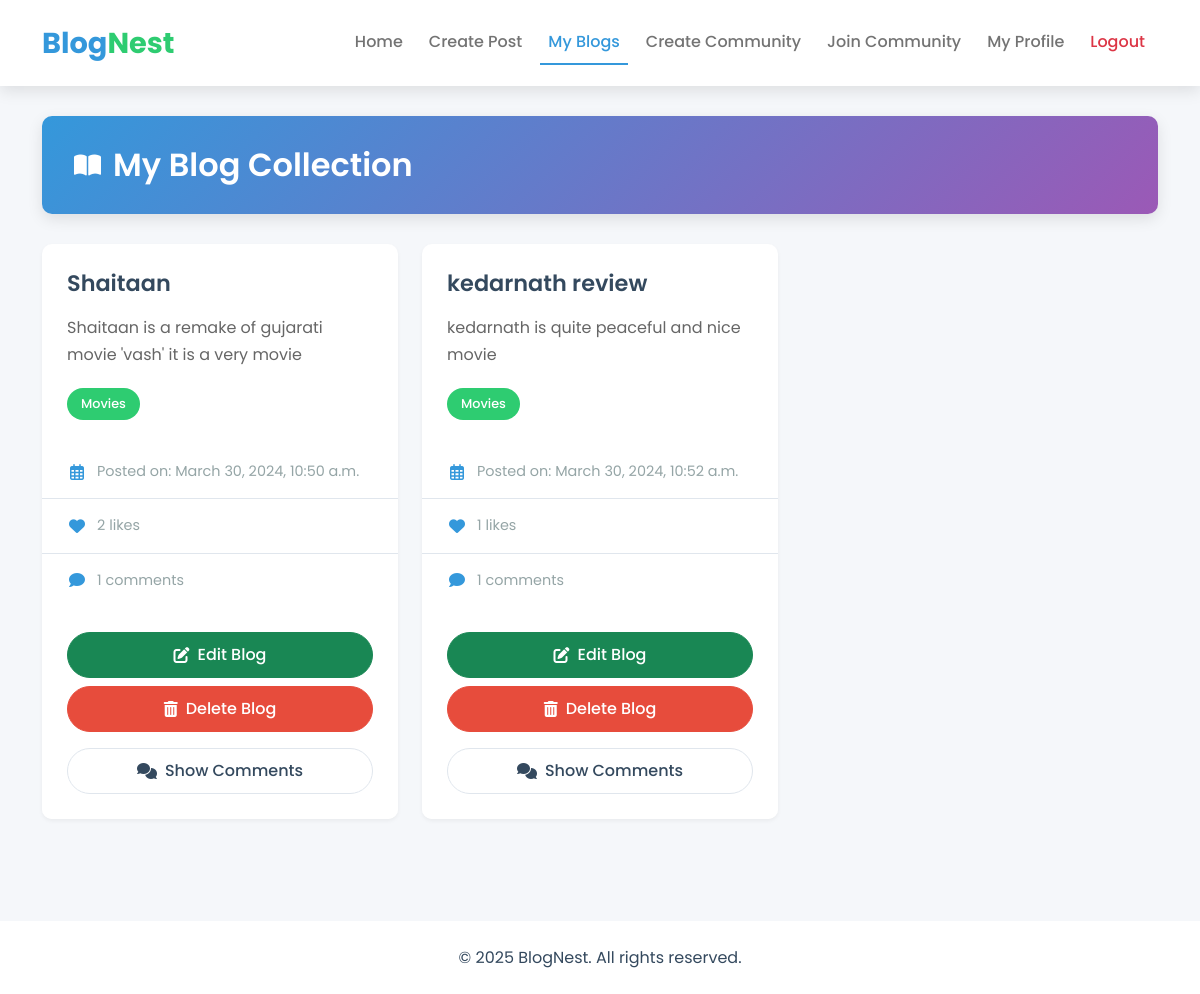
Before: /myallblogs/ (signed in) with the older database file.
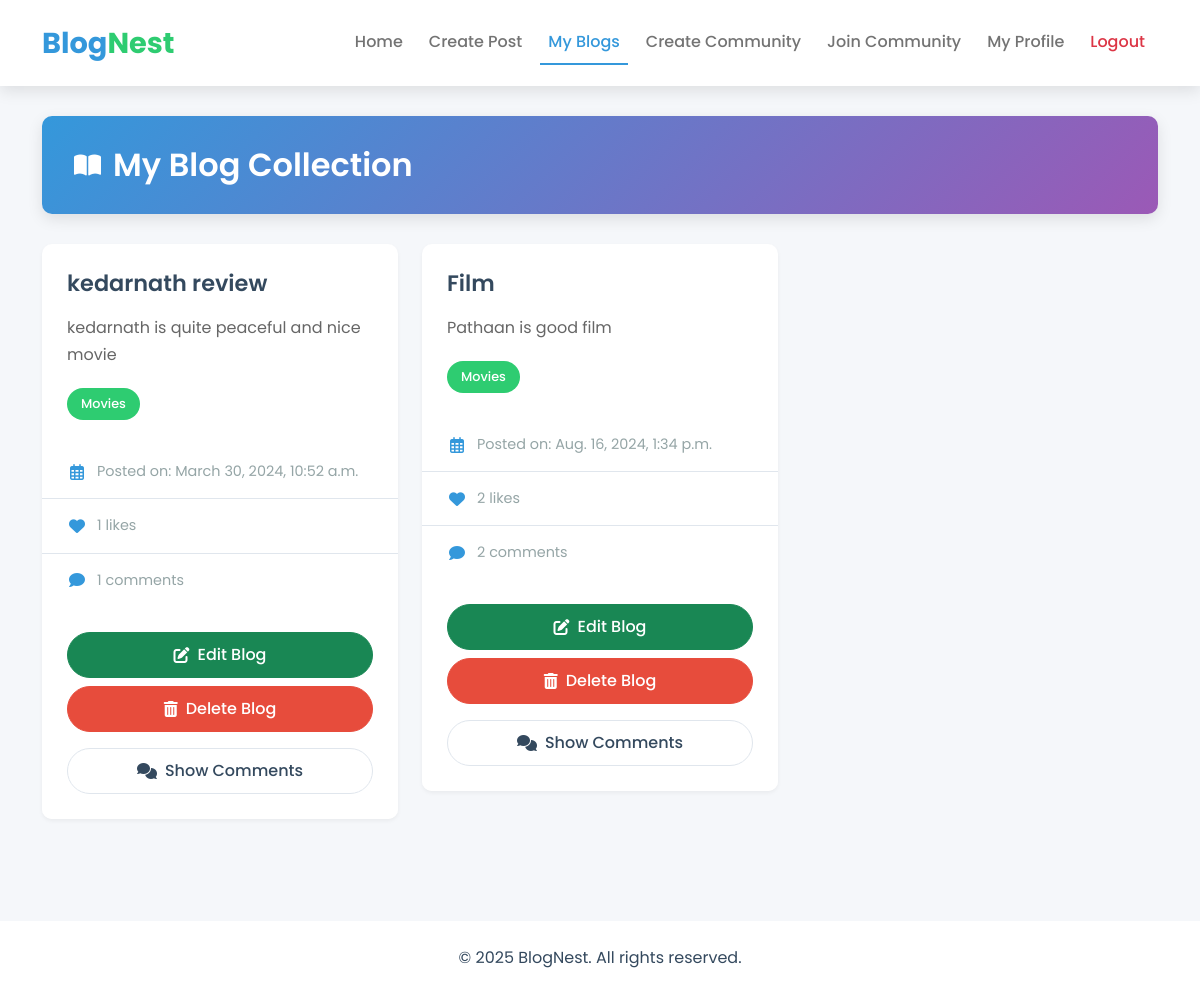
After: the same page with the newer database file.
### Blog/models.py (models this page shows)
class BlogPost(models.Model):
  BlogId = models.IntegerField(primary_key = True)
  Title = models.CharField(max_length=50)
  BlogData = models.CharField(max_length=5000, null =False , default ='')
  DatePosted = models.DateTimeField()
  Likes = models.IntegerField()
  Comments = models.IntegerField()
  UserID = models.ForeignKey(User, null=True, on_delete=models.CASCADE)
  CategoryId = models.ForeignKey(Category, null=True, on_delete=models.CASCADE)

class Category(models.Model):
  CategoryId = models.IntegerField(primary_key = True)
  CategoryName = models.CharField(max_length=50)
  Description = models.CharField(max_length=500)

### Blog/views.py (the view)
# urls.py: path('myallblogs/', myallblogs, name='myallblogs'),
def myallblogs(request):
  blogs=BlogPost.objects.all()
  user=User.objects.get(username=request.session.get('username'))
  my_blogs = BlogPost.objects.filter(UserID=user)
  my_blogs_with_like_count = my_blogs.annotate(likes_count=Count('like'))
  return render(request,'Myblogs.html',{'my_blogs' :my_blogs_with_like_count})

### templates/Myblogs.html (shortened to what this page needs)
{% load static %}
<!DOCTYPE html>
<html lang="en">
<head>
    <link href="https://cdn.jsdelivr.net/npm/bootstrap@5.0.2/dist/css/bootstrap.min.css" rel="stylesheet">
    <link href="https://cdnjs.cloudflare.com/ajax/libs/font-awesome/6.0.0-beta3/css/all.min.css" rel="stylesheet">
    <link href="{% static 'css/home.css' %}" rel="stylesheet">
</head>
<body>
  <nav class="navbar navbar-expand-lg navbar-light">
    <div class="container">
      <a class="navbar-brand" href="#">Blog<span>Nest</span></a>
      <div class="collapse navbar-collapse" id="navbarSupportedContent">
        <ul class="navbar-nav ms-auto mb-2 mb-lg-0">
          <li class="nav-item">
            <a class="nav-link" href="/home">Home</a>
          </li>
          <li class="nav-item">
            <a class="nav-link" href="/create">Create Post</a>
          </li>
          <li class="nav-item">
            <a class="nav-link active" aria-current="page" href="/myallblogs">My Blogs</a>
          </li>
          <li class="nav-item">
            <a class="nav-link" href="/create_community">Create Community</a>
          </li>
          <li class="nav-item">
            <a class="nav-link" href="/join_community">Join Community</a>
          </li>
          <li class="nav-item">
            <a class="nav-link" href="{% url 'user_profile' %}">My Profile</a>
          </li>
          <li class="nav-item">
            <a class="nav-link text-danger" href="{% url 'logout' %}">Logout</a>
          </li>
        </ul>
      </div>
    </div>
  </nav>
  <div class="container">
    <div class="welcome-banner">
      <div class="container">
        <h2><i class="fas fa-book-open"></i> My Blog Collection</h2>
      </div>
    </div>
    <div class="row">
      {% for blog in my_blogs %}
      <div class="col-lg-4 col-md-6 mb-4">
        <div class="card blog-card">
          <div class="card-body">
            <h5 class="card-title">{{ blog.Title }}</h5>
            <p class="card-text">{{ blog.BlogData }}</p>
            <span class="blog-category">{{ blog.CategoryId.CategoryName }}</span>
          </div>
          <ul class="list-group list-group-flush">
            <li class="list-group-item blog-meta-item">
              <i class="far fa-calendar-alt"></i>
              <span>Posted on: {{ blog.DatePosted }}</span>
            </li>
            <li class="list-group-item blog-meta-item">
              <i class="fas fa-heart"></i>
              <span>{{ blog.likes_count }} likes</span>
            </li>
            <li class="list-group-item blog-meta-item">
              <i class="fas fa-comment"></i>
              <span>{{ blog.Comments }} comments</span>
            </li>
          </ul>
          <div class="card-footer">
            <div class="d-grid gap-2 mb-3">
              <a href="{% url 'update_blog' blog.pk %}" class="btn btn-success">
                <i class="fas fa-edit"></i> Edit Blog
              </a>
              <a href="{% url 'delete_blog' blog.pk %}" class="btn btn-danger">
                <i class="fas fa-trash-alt"></i> Delete Blog
              </a>
            </div>
            <button class="btn btn-outline-secondary w-100" type="button" onclick="showComments({{ blog.pk }})">
              <i class="fas fa-comments"></i> Show Comments
            </button>
          </div>
        </div>
      </div>
      {% endfor %}
    </div>
  </div>
  <footer class="mt-5 py-4 bg-white">
    <div class="container text-center">
      <p class="mb-0">&copy; 2025 BlogNest. All rights reserved.</p>
    </div>
  </footer>
</body>
</html>

Changed rows visible on the page:
removed BlogPost: Title "Shaitaan", BlogData "Shaitaan is a remake of gujarati movie 'vash' it is a very movie", CategoryId.CategoryName "Movies", DatePosted "March 30, 2024, 10:50 a.m.", likes_count "2", Comments "1"
added BlogPost: Title "Film", BlogData "Pathaan is good film", CategoryId.CategoryName "Movies", DatePosted "Aug. 16, 2024, 1:34 p.m.", likes_count "2", Comments "2"
